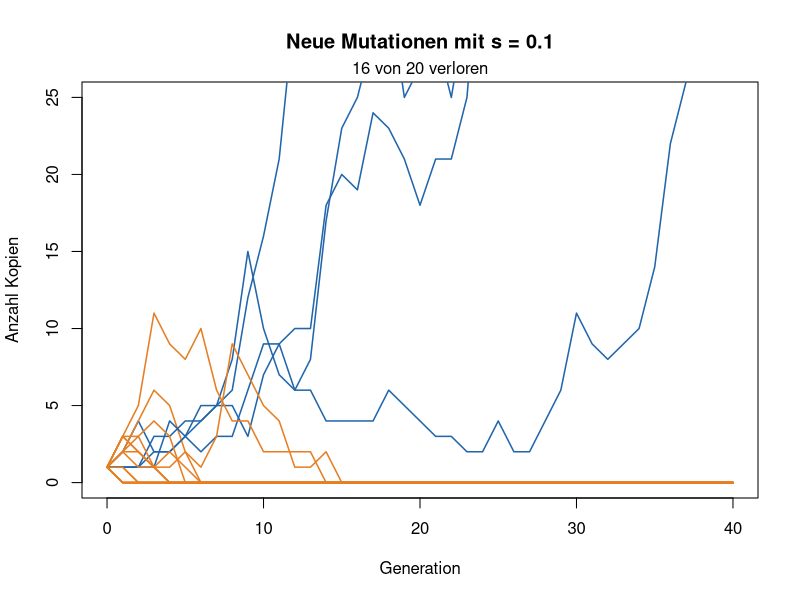
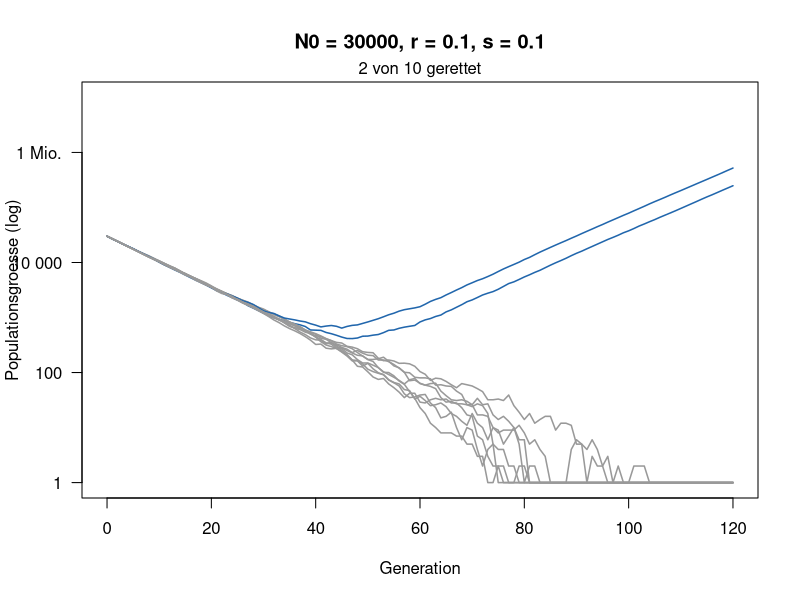

These figures' R source, in order:
## ---- chunk 1
knitr::opts_chunk$set(echo = TRUE, warning = FALSE, message = FALSE,
                      fig.height = 4.6, fig.width = 7.5)
## ---- chunk 2
# Hilfsfunktionen (nicht verändern)
# Eine Mutation über die Zeit: jede Kopie hat im Mittel 1 + s Nachkommen
linie <- function(s, generationen = 40) {
  n <- numeric(generationen + 1)
  n[1] <- 1
  for (t in seq_len(generationen)) n[t + 1] <- rpois(1, n[t] * (1 + s))
  n
}

zeige_linien <- function(s, anzahl = 20) {
  plot(NA, xlim = c(0, 40), ylim = c(0, 25), xlab = "Generation",
       ylab = "Anzahl Kopien", main = paste("Neue Mutationen mit s =", s))
  verloren <- 0
  for (i in seq_len(anzahl)) {
    n <- linie(s)
    weg <- n[41] == 0
    verloren <- verloren + weg
    lines(0:40, n, col = if (weg) "#e67e22" else "#2166ac", lwd = 1.5)
  }
  mtext(paste(verloren, "von", anzahl, "verloren"), side = 3, line = 0.2)
}

# 1 = etabliert (100 Kopien erreicht), 0 = verloren
schicksal <- function(s, grenze = 100) {
  n <- 1
  while (n > 0 && n < grenze) n <- rpois(1, n * (1 + s))
  as.numeric(n >= grenze)
}

schaetze_etablierung <- function(s, wiederholungen = 2000) {
  mean(replicate(wiederholungen, schicksal(s)))
}

# Eine schrumpfende Population: Wildtyp (1 - r), Mutanten (1 + s)
rettung_lauf <- function(N0, r, s, U = 1e-5, generationen = 120) {
  wt <- N0; mut <- 0
  N <- numeric(generationen + 1); N[1] <- N0
  for (t in seq_len(generationen)) {
    neu <- rbinom(1, wt, U)
    wt <- rpois(1, wt * (1 - r))
    mut <- min(rpois(1, mut * (1 + s)) + neu, 1e7)
    N[t + 1] <- wt + mut
  }
  N
}

zeige_rettung <- function(N0, r, s, anzahl = 10) {
  plot(NA, xlim = c(0, 120), ylim = c(1, 1e7), log = "y", xlab = "Generation",
       ylab = "Populationsgroesse (log)", yaxt = "n",
       main = paste0("N0 = ", N0, ", r = ", r, ", s = ", s))
  axis(2, at = 10^c(0, 2, 4, 6), labels = c("1", "100", "10 000", "1 Mio."), las = 1)
  gerettet <- 0
  for (i in seq_len(anzahl)) {
    N <- rettung_lauf(N0, r, s)
    ok <- N[121] > 0
    gerettet <- gerettet + ok
    lines(0:120, pmax(N, 1), col = if (ok) "#2166ac" else "grey60", lwd = 1.5)
  }
  mtext(paste(gerettet, "von", anzahl, "gerettet"), side = 3, line = 0.2)
}

# 1 = gerettet (1000 Mutanten), 0 = ausgestorben
rettung <- function(N0, r, s, U = 1e-5, grenze = 1000) {
  wt <- N0; mut <- 0
  repeat {
    neu <- rbinom(1, wt, U)
    wt <- rpois(1, wt * (1 - r))
    mut <- rpois(1, mut * (1 + s)) + neu
    if (mut >= grenze) return(1)
    if (wt + mut == 0) return(0)
  }
}

schaetze_rettung <- function(N0, r, s, wiederholungen = 300) {
  mean(replicate(wiederholungen, rettung(N0, r, s)))
}

# Näherung (Orr & Unckless 2014)
formel <- function(N0, r, s, U = 1e-5) round(1 - exp(-2 * N0 * U * s / r), 2)
## ---- chunk 3
#| fig-height: 4.4
#| fig-width: 7.5
zeige_linien(s = 0.1)   # hier s ändern
## ---- chunk 4
schaetze_etablierung(s = 0.1)   # hier s ändern
2 * 0.1                         # Faustregel
## ---- chunk 5
#| fig-height: 4.6
#| fig-width: 7.5
zeige_rettung(N0 = 30000, r = 0.1, s = 0.1)   # hier N0 oder r ändern
## ---- chunk 6
schaetze_rettung(N0 = 30000, r = 0.1, s = 0.1)   # hier ändern
formel(N0 = 30000, r = 0.1, s = 0.1)             # gleich ändern
